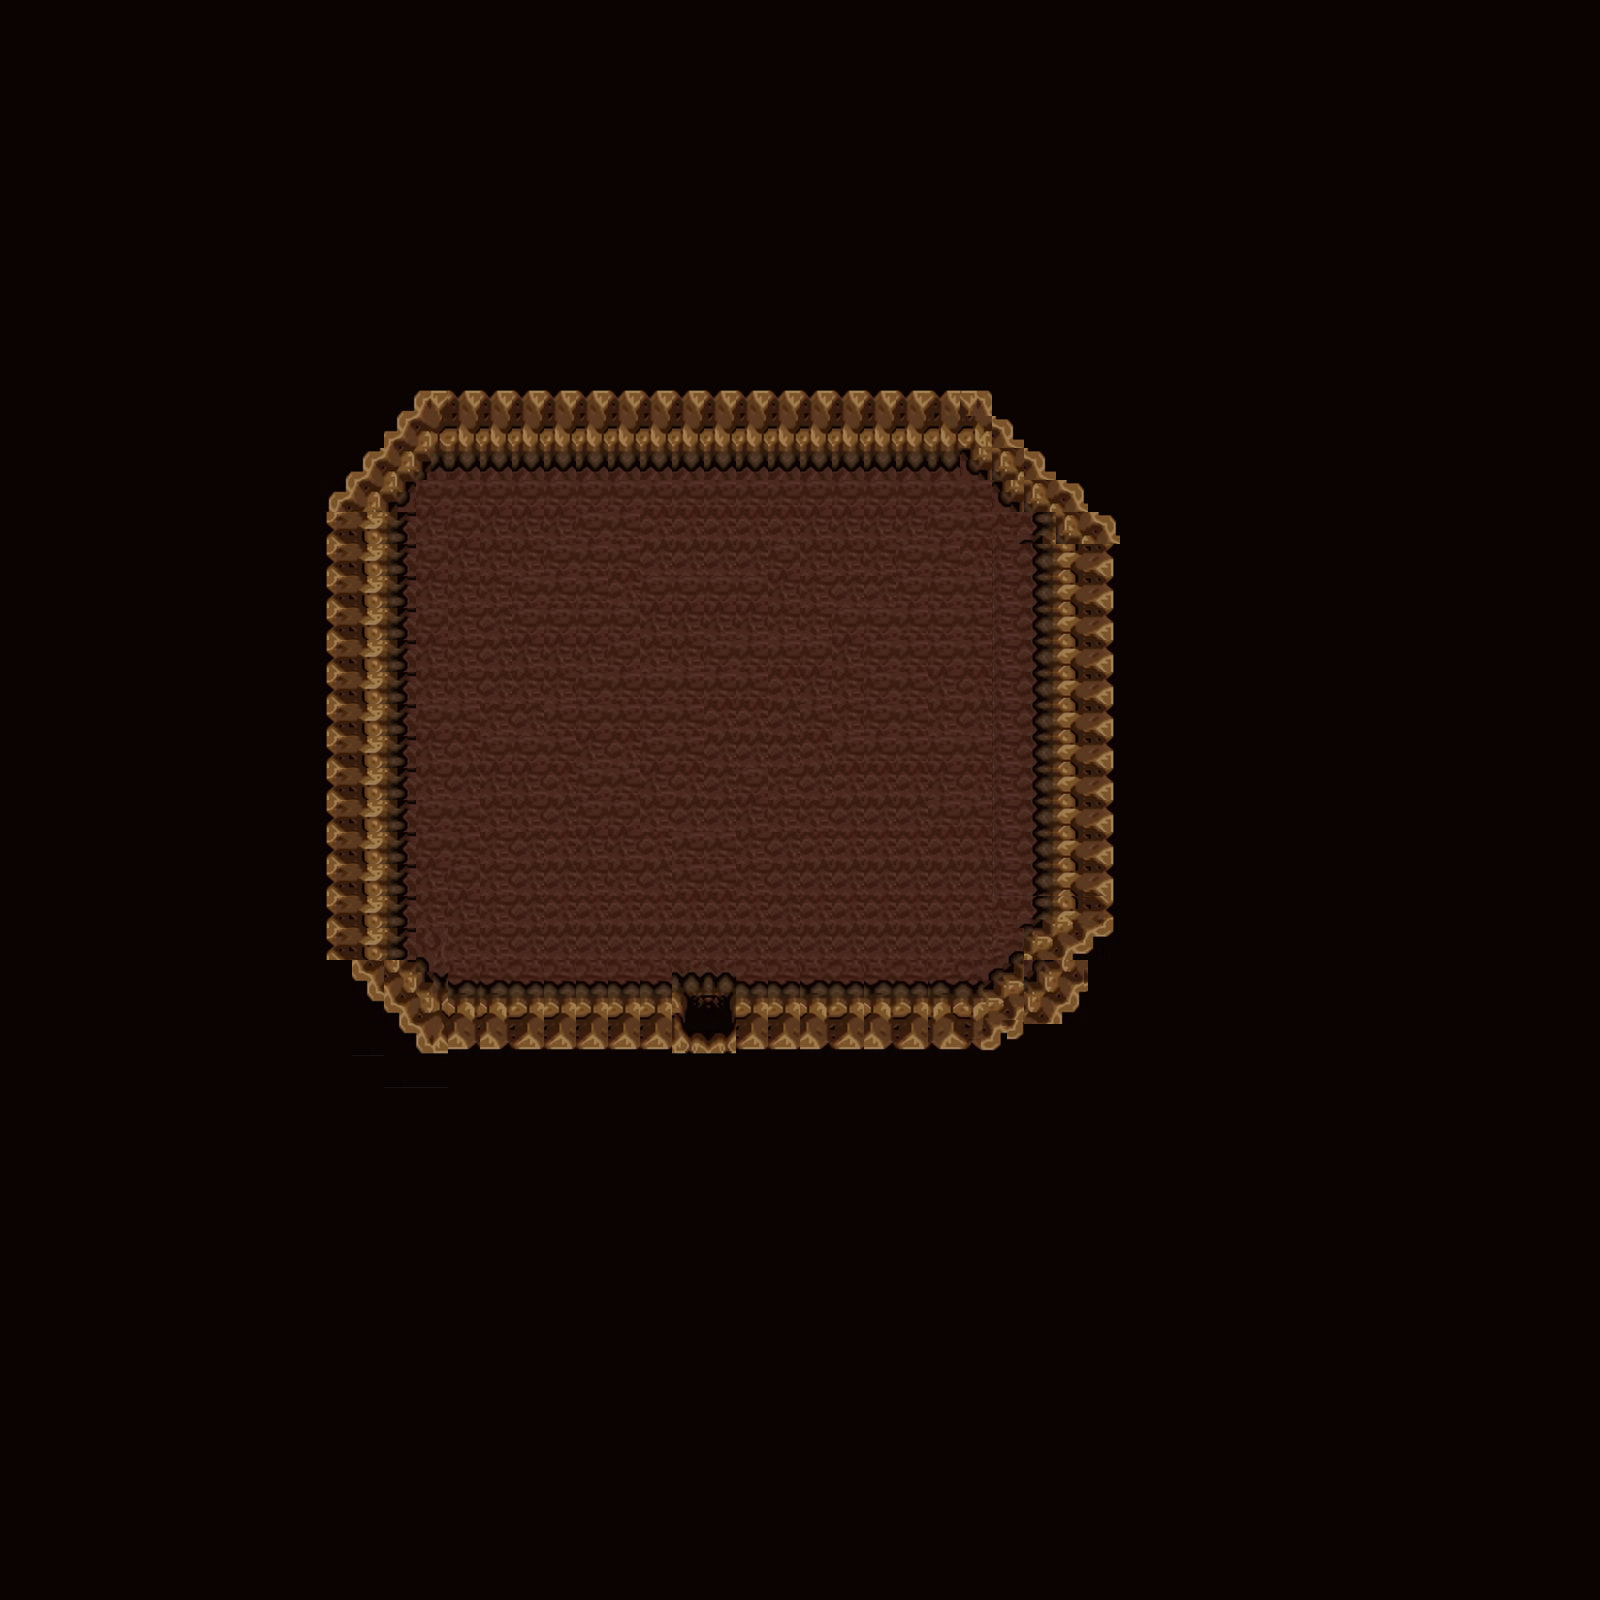

A level layout from a 2D game, rendered from its tile map. Below: a short description, then the map file with tile-grid data replaced by summaries:
An orthogonal 50x50 tile map with 32x32 px tiles, 1 tile layer (Tile Layer 1), 7 tilesets and 15 objects (Portal).

<map version="1.0" orientation="orthogonal" width="50" height="50" tilewidth="32" tileheight="32">
 <tileset firstgid="1" name="Rockarea" tilewidth="32" tileheight="32">
  <image source="../../TileSets/Rockarea.png" width="1024" height="1024" />
 </tileset>
 <tileset firstgid="1025" name="Bridge" tilewidth="32" tileheight="32">
  <image source="../../TileSets/Bridge.png" width="1024" height="1024" />
 </tileset>
 <tileset firstgid="2049" name="Hammer" tilewidth="32" tileheight="32">
  <image source="../../TileSets/Hammer.png" width="1024" height="1022" />
 </tileset>
 <tileset firstgid="3041" name="MagicHouse" tilewidth="32" tileheight="32">
  <image source="../../TileSets/MagicHouse.png" width="1024" height="1024" />
 </tileset>
 <tileset firstgid="4065" name="Forest" tilewidth="32" tileheight="32">
  <image source="../../TileSets/Forest.png" width="2046" height="2046" />
 </tileset>
 <tileset firstgid="8034" name="village1" tilewidth="32" tileheight="32">
  <image source="../../../../../../Resources/TileImages/village1.png" width="2048" height="2048" />
 </tileset>
 <tileset firstgid="12130" name="cave1" tilewidth="32" tileheight="32">
  <image source="../../TileSets/cave1.png" width="640" height="473" />
 </tileset>
 <layer name="Tile Layer 1" width="50" height="50">
  <data>[2500 cells, 2500 non-empty, 64 distinct tile ids]</data>
 </layer>
 <objectgroup name="Object Layer 1" width="50" height="50" visible="0">
  <object x="416" y="352" width="576" height="128" />
  <object x="992" y="480" width="32" height="32" />
  <object x="1024" y="512" width="32" height="32" />
  <object x="1024" y="544" width="32" height="384" />
  <object x="1024" y="928" width="32" height="32" />
  <object x="992" y="960" width="32" height="32" />
  <object x="960" y="992" width="32" height="32" />
  <object x="768" y="992" width="192" height="32" />
  <object x="480" y="992" width="192" height="32" />
  <object x="384" y="928" width="32" height="32" />
  <object x="416" y="960" width="32" height="32" />
  <object x="448" y="992" width="32" height="32" />
  <object x="352" y="512" width="64" height="416" />
  <object x="384" y="480" width="32" height="32" />
  <object name="Door" type="Portal" x="672" y="992" width="96" height="32">
   <properties>
    <property name="level" value="Forest1" />
    <property name="startPositionX" value="959" />
    <property name="startPositionY" value="682" />
   </properties>
  </object>
 </objectgroup>
</map>